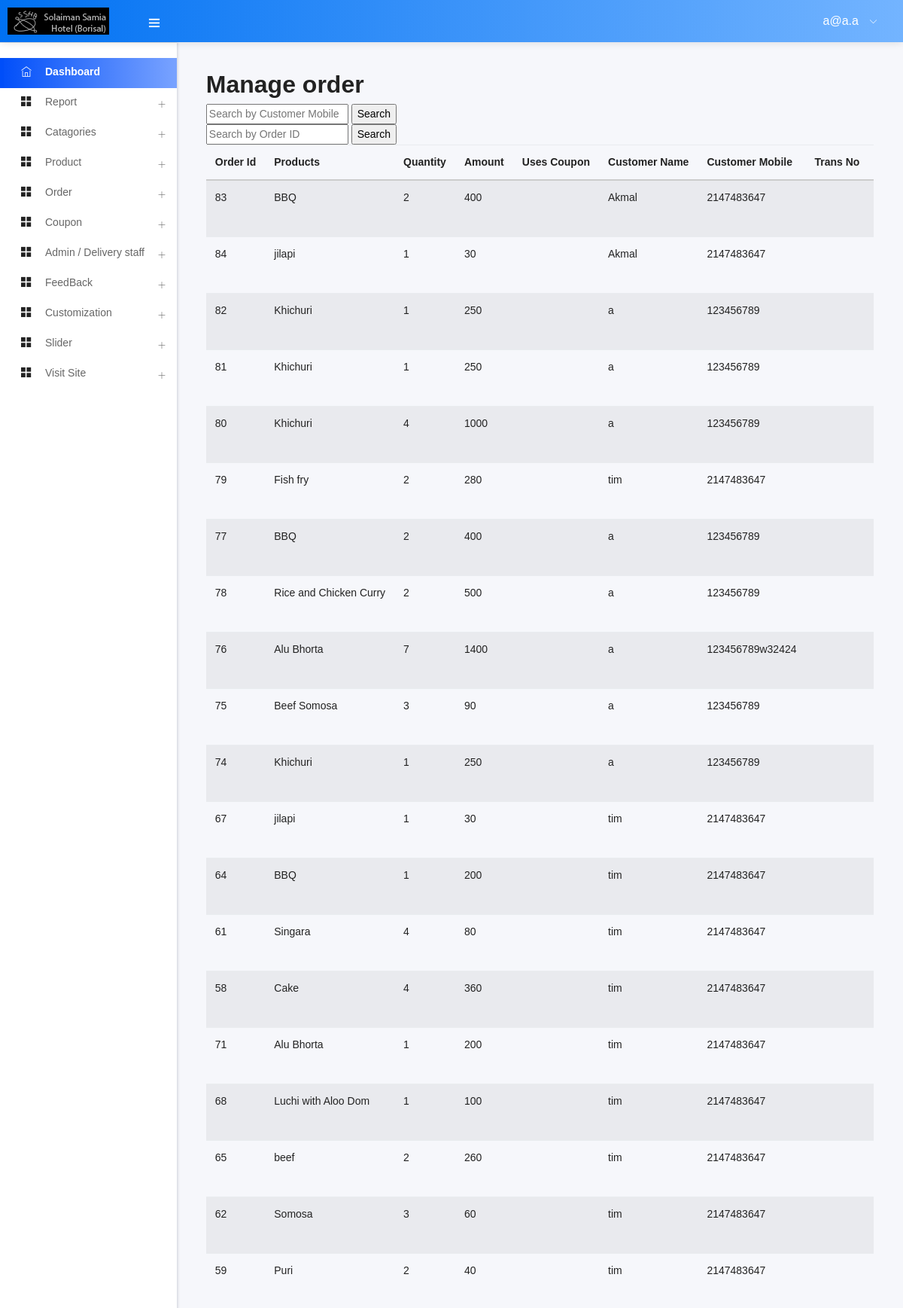
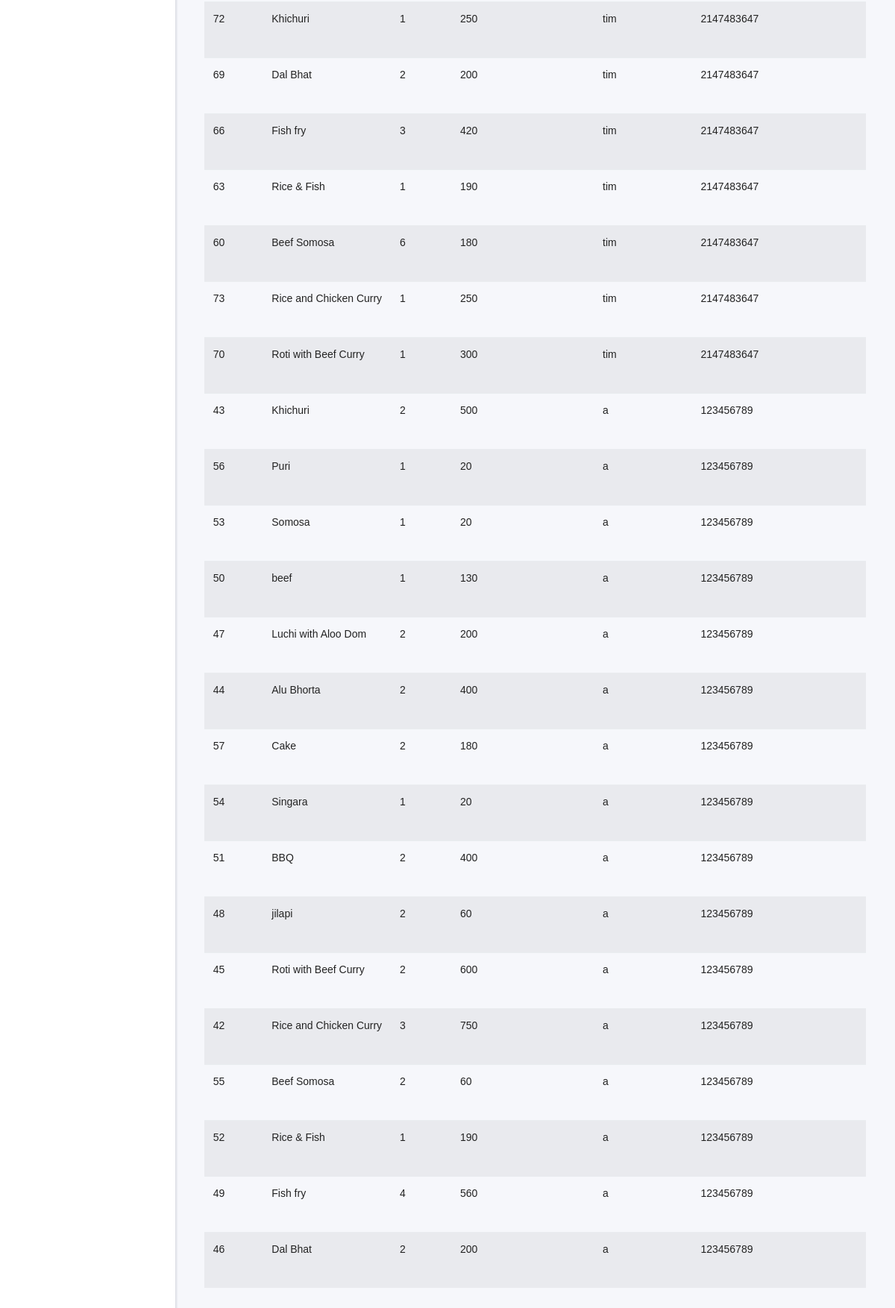
Page /admin/manage_order.php (signed in) on the committed database (2 pictures, top to bottom).
### tables this page shows
CREATE TABLE `add_logo` (
  `id` int(10) NOT NULL,
  `img` varchar(200) NOT NULL
);

CREATE TABLE `order_details` (
  `order_id` int(255) NOT NULL,
  `user_id` int(11) NOT NULL,
  `product_name` varchar(255) NOT NULL,
  `pdt_quantity` int(11) NOT NULL,
  `amount` int(11) NOT NULL,
  `uses_coupon` varchar(35) NOT NULL,
  `order_status` int(3) NOT NULL,
  `trans_id` varchar(25) NOT NULL,
  `Shipping_mobile` varchar(20) NOT NULL,
  `shiping` varchar(255) NOT NULL,
  `order_time` timestamp NULL DEFAULT current_timestamp(),
  `order_date` date DEFAULT current_timestamp()
);

### admin/manage_order.php (called while the page is built, shortened)
<?php
    include ("template.php");
?>

### admin/class/adminback.php (called while the page is built, shortened)
<?php
class  adminback
{
    private $connection;
    function __construct()
    {
        $dbhost = "localhost";
        $dbuser = "root";
        $dbpass = "";
        $dbname = "sshb";
        $this->connection = mysqli_connect($dbhost, $dbuser, $dbpass, $dbname);
    }
    public function get_payment_info($order_id)
    {
        $query = "SELECT receipt_upload FROM payment WHERE order_id = $order_id";
        $result = mysqli_query($this->connection, $query);
        return mysqli_fetch_assoc($result);
    }
    function all_order_info()
    {
        $query = "SELECT * FROM `all_order_info` ORDER BY `order_time` DESC";
        if (mysqli_query($this->connection, $query)) {
            $all_order_info = mysqli_query($this->connection, $query);
            return $all_order_info;
        }
    }
    function display_logo()
    {
        $query = "SELECT * FROM add_logo";
        if (mysqli_query($this->connection, $query)) {
            $pdt_info = mysqli_query($this->connection, $query);
            return $pdt_info;
        }
    }
}

### admin/views/manage_order_view.php (the view, shortened to what this page needs)
<h2>Manage order</h2>
<?php
$all_order_info = $obj->all_order_info();
$order_infos = array();
while ($all_order = mysqli_fetch_assoc($all_order_info)) {
    $order_id = $all_order['order_id'];
    $payment_info = $obj->get_payment_info($order_id);
    $all_order['receipt_upload'] = $payment_info['receipt_upload'] ?? null;
    $order_infos[] = $all_order;
}
?>
<div>
    <form action="manage_order.php" method="POST">
        <input type="text" name="search_query" placeholder="Search by Customer Mobile">
        <input type="submit" value="Search" name="search_mobile_btn">
    </form>
    <form action="manage_order.php" method="POST">
        <input type="text" name="search_order_id" placeholder="Search by Order ID">
        <input type="submit" value="Search" name="search_order_id_btn">
    </form>
</div>
<div class="table-responsive">
    <table class="table table-striped">
        <thead>
            <tr>
                <th class="product-name">Order Id</th>
                <th class="product-price">Products</th>
                <th class="product-quantity">Quantity</th>
                <th class="product-subtotal">Amount</th>
                <th class="product-subtotal">Uses Coupon</th>
                <th class="product-subtotal">Customer Name</th>
                <th class="product-subtotal">Customer Mobile</th>
                <th class="product-subtotal">Trans No</th>
                <th class="product-subtotal">Shipping</th>
            </tr>
        </thead>
        <tbody>
            <?php
            foreach ($order_infos as $order_info) {
            ?>
                <tr>
                    <td class="product-name"><?php echo $order_info['order_id'] ?></td>
                    <td class="product-price"><?php echo $order_info['product_name'] ?></td>
                    <td class="product-quantity"><?php echo $order_info['pdt_quantity'] ?></td>
                    <td class="product-subtotal"><?php echo $order_info['amount'] ?></td>
                    <td class="product-subtotal"><?php echo $order_info['uses_coupon'] ?></td>
                    <td class="product-subtotal"><?php echo $order_info['customer_name'] ?></td>
                    <td class="product-subtotal"><?php echo $order_info['Shipping_mobile'] ?></td>
                    <td class="product-subtotal"><?php echo $order_info['trans_id'] ?></td>
                    <td class="product-subtotal"><?php echo $order_info['shiping_address'] ?></td>
                </tr>
            <?php } ?>
        </tbody>
    </table>
</div>

### admin/includes/headernav.php (shortened to what this page needs)
<nav class="navbar header-navbar pcoded-header">
               <div class="navbar-wrapper">
                   <div class="navbar-logo">
                       <a class="mobile-menu" id="mobile-collapse" href="#!">
                           <i class="ti-menu"></i>
                       </a>
                       <a href="index.php">
                       <?php
                        $obj=new adminback();
                        $logo_info = $obj->display_logo();
                        $logo = mysqli_fetch_assoc($logo_info);
                       ?>
                           <img class="img-fluid" src="uploads/<?php echo $logo['img']; ?>" alt="Theme-Logo" />
                       </a>
                   </div>
                   <div class="navbar-container container-fluid">
                       <ul class="nav-right">
                           <li class="user-profile header-notification">
                               <a href="#!">
                                   <span> <?php echo $admin_email ?> </span>
                                   <i class="ti-angle-down"></i>
                               </a>
                           </li>
                       </ul>
                   </div>
               </div>
           </nav>

### admin/views/manage_order_view.php (style rules this page uses)
.table-responsive { width: 100%; overflow-x: auto; }

### rows in the picture
add_logo: img (picture)
order_details: order_id "83", product_name "BBQ", pdt_quantity "2", amount "400", customer_name "Akmal", Shipping_mobile "2147483647"
order_details: order_id "84", product_name "jilapi", pdt_quantity "1", amount "30", customer_name "Akmal", Shipping_mobile "2147483647"
order_details: order_id "82", product_name "Khichuri", pdt_quantity "1", amount "250", customer_name "a", Shipping_mobile "123456789"
order_details: order_id "81", product_name "Khichuri", pdt_quantity "1", amount "250", customer_name "a", Shipping_mobile "123456789"
order_details: order_id "80", product_name "Khichuri", pdt_quantity "4", amount "1000", customer_name "a", Shipping_mobile "123456789"
order_details: order_id "79", product_name "Fish fry", pdt_quantity "2", amount "280", customer_name "tim", Shipping_mobile "2147483647"
order_details: order_id "77", product_name "BBQ", pdt_quantity "2", amount "400", customer_name "a", Shipping_mobile "123456789"
order_details: order_id "78", product_name "Rice and Chicken Curry", pdt_quantity "2", amount "500", customer_name "a", Shipping_mobile "123456789"
order_details: order_id "76", product_name "Alu Bhorta", pdt_quantity "7", amount "1400", customer_name "a", Shipping_mobile "123456789w32424"
order_details: order_id "75", product_name "Beef Somosa", pdt_quantity "3", amount "90", customer_name "a", Shipping_mobile "123456789"
order_details: order_id "74", product_name "Khichuri", pdt_quantity "1", amount "250", customer_name "a", Shipping_mobile "123456789"
order_details: order_id "67", product_name "jilapi", pdt_quantity "1", amount "30", customer_name "tim", Shipping_mobile "2147483647"
order_details: order_id "64", product_name "BBQ", pdt_quantity "1", amount "200", customer_name "tim", Shipping_mobile "2147483647"
order_details: order_id "61", product_name "Singara", pdt_quantity "4", amount "80", customer_name "tim", Shipping_mobile "2147483647"
order_details: order_id "58", product_name "Cake", pdt_quantity "4", amount "360", customer_name "tim", Shipping_mobile "2147483647"
order_details: order_id "71", product_name "Alu Bhorta", pdt_quantity "1", amount "200", customer_name "tim", Shipping_mobile "2147483647"
order_details: order_id "68", product_name "Luchi with Aloo Dom", pdt_quantity "1", amount "100", customer_name "tim", Shipping_mobile "2147483647"
order_details: order_id "65", product_name "beef", pdt_quantity "2", amount "260", customer_name "tim", Shipping_mobile "2147483647"
order_details: order_id "62", product_name "Somosa", pdt_quantity "3", amount "60", customer_name "tim", Shipping_mobile "2147483647"
order_details: order_id "59", product_name "Puri", pdt_quantity "2", amount "40", customer_name "tim", Shipping_mobile "2147483647"
order_details: order_id "72", product_name "Khichuri", pdt_quantity "1", amount "250", customer_name "tim", Shipping_mobile "2147483647"
order_details: order_id "69", product_name "Dal Bhat", pdt_quantity "2", amount "200", customer_name "tim", Shipping_mobile "2147483647"
order_details: order_id "66", product_name "Fish fry", pdt_quantity "3", amount "420", customer_name "tim", Shipping_mobile "2147483647"
order_details: order_id "63", product_name "Rice & Fish", pdt_quantity "1", amount "190", customer_name "tim", Shipping_mobile "2147483647"
order_details: order_id "60", product_name "Beef Somosa", pdt_quantity "6", amount "180", customer_name "tim", Shipping_mobile "2147483647"
order_details: order_id "73", product_name "Rice and Chicken Curry", pdt_quantity "1", amount "250", customer_name "tim", Shipping_mobile "2147483647"
order_details: order_id "70", product_name "Roti with Beef Curry", pdt_quantity "1", amount "300", customer_name "tim", Shipping_mobile "2147483647"
order_details: order_id "43", product_name "Khichuri", pdt_quantity "2", amount "500", customer_name "a", Shipping_mobile "123456789"
order_details: order_id "56", product_name "Puri", pdt_quantity "1", amount "20", customer_name "a", Shipping_mobile "123456789"
order_details: order_id "53", product_name "Somosa", pdt_quantity "1", amount "20", customer_name "a", Shipping_mobile "123456789"
order_details: order_id "50", product_name "beef", pdt_quantity "1", amount "130", customer_name "a", Shipping_mobile "123456789"
order_details: order_id "47", product_name "Luchi with Aloo Dom", pdt_quantity "2", amount "200", customer_name "a", Shipping_mobile "123456789"
order_details: order_id "44", product_name "Alu Bhorta", pdt_quantity "2", amount "400", customer_name "a", Shipping_mobile "123456789"
order_details: order_id "57", product_name "Cake", pdt_quantity "2", amount "180", customer_name "a", Shipping_mobile "123456789"
order_details: order_id "54", product_name "Singara", pdt_quantity "1", amount "20", customer_name "a", Shipping_mobile "123456789"
order_details: order_id "51", product_name "BBQ", pdt_quantity "2", amount "400", customer_name "a", Shipping_mobile "123456789"
order_details: order_id "48", product_name "jilapi", pdt_quantity "2", amount "60", customer_name "a", Shipping_mobile "123456789"
order_details: order_id "45", product_name "Roti with Beef Curry", pdt_quantity "2", amount "600", customer_name "a", Shipping_mobile "123456789"
order_details: order_id "42", product_name "Rice and Chicken Curry", pdt_quantity "3", amount "750", customer_name "a", Shipping_mobile "123456789"
order_details: order_id "55", product_name "Beef Somosa", pdt_quantity "2", amount "60", customer_name "a", Shipping_mobile "123456789"
order_details: order_id "52", product_name "Rice & Fish", pdt_quantity "1", amount "190", customer_name "a", Shipping_mobile "123456789"
order_details: order_id "49", product_name "Fish fry", pdt_quantity "4", amount "560", customer_name "a", Shipping_mobile "123456789"
order_details: order_id "46", product_name "Dal Bhat", pdt_quantity "2", amount "200", customer_name "a", Shipping_mobile "123456789"

### other values in the picture
$admin_email "a@a.a"
